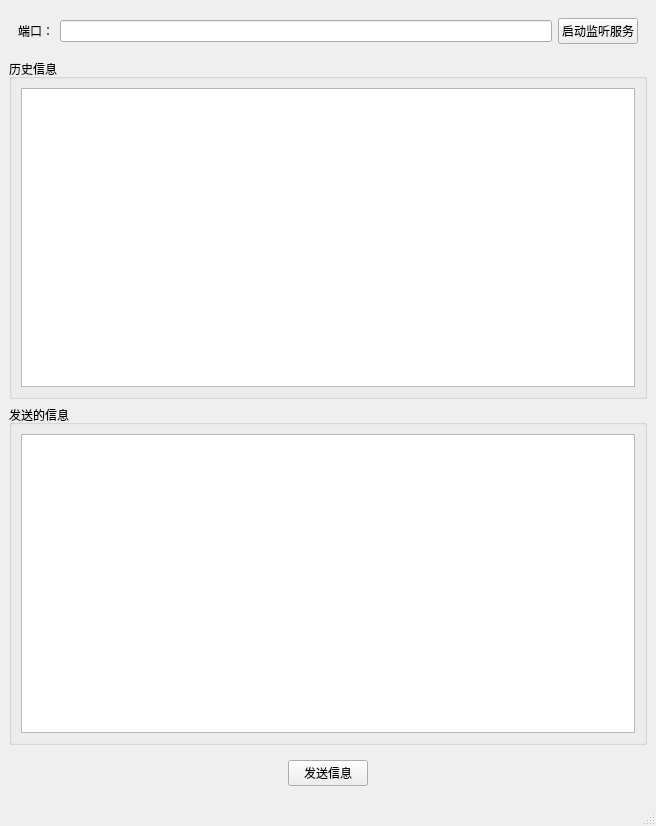
<?xml version="1.0" encoding="UTF-8"?>
<ui version="4.0">
 <class>MainWindow</class>
 <widget class="QMainWindow" name="MainWindow">
  <property name="geometry">
   <rect>
    <x>0</x>
    <y>0</y>
    <width>656</width>
    <height>826</height>
   </rect>
  </property>
  <property name="windowTitle">
   <string>MainWindow</string>
  </property>
  <widget class="QWidget" name="centralwidget">
   <layout class="QVBoxLayout" name="verticalLayout">
    <item>
     <widget class="QWidget" name="widget" native="true">
      <layout class="QHBoxLayout" name="horizontalLayout">
       <item>
        <widget class="QLabel" name="label">
         <property name="text">
          <string>端口：</string>
         </property>
        </widget>
       </item>
       <item>
        <widget class="QLineEdit" name="portEdit"/>
       </item>
       <item>
        <widget class="QPushButton" name="listenButton">
         <property name="text">
          <string>启动监听服务</string>
         </property>
        </widget>
       </item>
      </layout>
     </widget>
    </item>
    <item>
     <widget class="QGroupBox" name="groupBox">
      <property name="title">
       <string>历史信息</string>
      </property>
      <layout class="QHBoxLayout" name="horizontalLayout_2">
       <item>
        <widget class="QTextEdit" name="recordEdit">
         <property name="readOnly">
          <bool>true</bool>
         </property>
        </widget>
       </item>
      </layout>
     </widget>
    </item>
    <item>
     <widget class="QGroupBox" name="groupBox_2">
      <property name="title">
       <string>发送的信息</string>
      </property>
      <layout class="QHBoxLayout" name="horizontalLayout_3">
       <item>
        <widget class="QTextEdit" name="sendEdit"/>
       </item>
      </layout>
     </widget>
    </item>
    <item>
     <widget class="QWidget" name="widget_2" native="true">
      <layout class="QHBoxLayout" name="horizontalLayout_4">
       <item>
        <spacer name="horizontalSpacer">
         <property name="orientation">
          <enum>Qt::Horizontal</enum>
         </property>
         <property name="sizeHint" stdset="0">
          <size>
           <width>261</width>
           <height>20</height>
          </size>
         </property>
        </spacer>
       </item>
       <item>
        <widget class="QPushButton" name="sendButton">
         <property name="text">
          <string>发送信息</string>
         </property>
        </widget>
       </item>
       <item>
        <spacer name="horizontalSpacer_2">
         <property name="orientation">
          <enum>Qt::Horizontal</enum>
         </property>
         <property name="sizeHint" stdset="0">
          <size>
           <width>261</width>
           <height>20</height>
          </size>
         </property>
        </spacer>
       </item>
      </layout>
     </widget>
    </item>
   </layout>
  </widget>
  <widget class="QMenuBar" name="menubar">
   <property name="geometry">
    <rect>
     <x>0</x>
     <y>0</y>
     <width>656</width>
     <height>21</height>
    </rect>
   </property>
  </widget>
  <widget class="QStatusBar" name="statusbar"/>
 </widget>
 <resources/>
 <connections/>
</ui>
